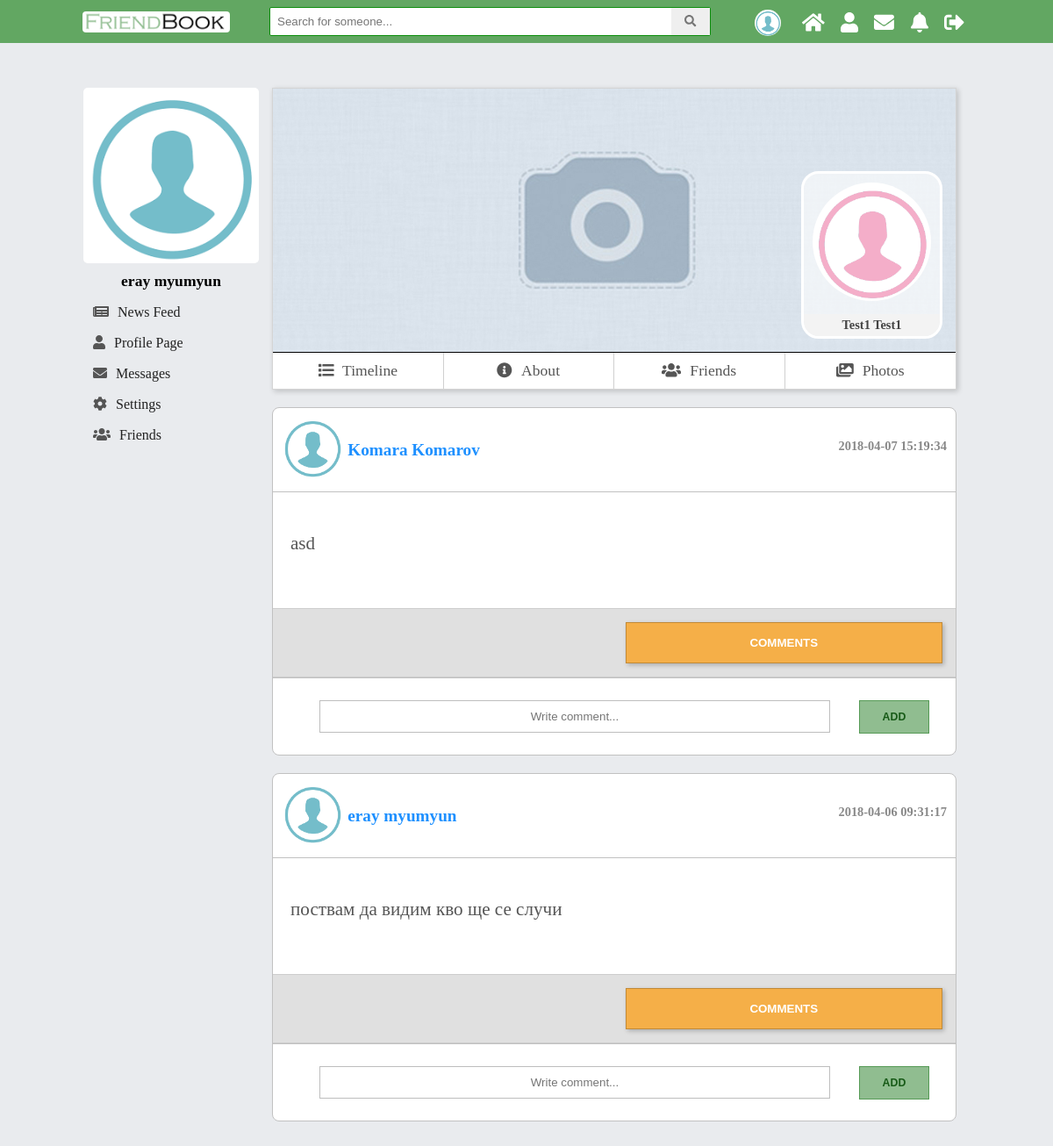
/V2.0/view/profile.php?id=7 (signed in), run on the app's committed database.
### tables this page shows
CREATE TABLE `users` (
  `id` int(11) NOT NULL,
  `first_name` varchar(45) DEFAULT NULL,
  `last_name` varchar(45) DEFAULT NULL,
  `email` varchar(100) NOT NULL,
  `password` varchar(150) NOT NULL,
  `reg_date` timestamp NOT NULL DEFAULT CURRENT_TIMESTAMP ON UPDATE CURRENT_TIMESTAMP,
  `gender` varchar(45) NOT NULL,
  `birthday` date NOT NULL,
  `relation_status` varchar(30) DEFAULT NULL,
  `profile_pic` varchar(200) NOT NULL,
  `profile_cover` varchar(200) NOT NULL,
  `description` varchar(500) DEFAULT NULL,
  `display_name` varchar(45) DEFAULT NULL,
  `country_id` int(11) DEFAULT NULL,
  `mobile_number` int(11) DEFAULT NULL,
  `www` varchar(100) DEFAULT NULL,
  `skype` varchar(50) DEFAULT NULL
);

CREATE TABLE `posts` (
  `id` int(11) NOT NULL,
  `description` text NOT NULL,
  `create_date` timestamp NOT NULL DEFAULT CURRENT_TIMESTAMP ON UPDATE CURRENT_TIMESTAMP,
  `edit_date` datetime DEFAULT NULL,
  `user_id` int(11) NOT NULL
);

### V2.0/model/users_dao.php (called while the page is built, shortened)
<?php
function getUserInfo($user_id) {
    $pdo = $GLOBALS['pdo'];
    $statement = $pdo->prepare("SELECT profile_pic, profile_cover, id, first_name, last_name
                                FROM users
                                WHERE users.id = ?
                                ");
    $statement->execute(array($user_id));
    $result = $statement->fetch(PDO::FETCH_ASSOC);
    return $result;
}

### V2.0/model/posts_dao.php (called while the page is built, shortened)
<?php
function getAllPosts() {
    $pdo = $GLOBALS['pdo'];
    $statement = $pdo->prepare("SELECT posts.id AS post_id, posts.description, posts.create_date, users.id AS user_id, users.first_name, users.last_name, users.gender ,users.profile_pic, users.profile_cover
                                FROM posts
                                JOIN users ON posts.user_id = users.id WHERE ?
                                ORDER BY posts.create_date DESC ");
    $statement->execute(array(1));
    $result = $statement->fetchAll(PDO::FETCH_ASSOC);
    return $result;
}

### V2.0/include/modules/profile_feed_posts.php (the view, shortened to what this page needs)
<div id="newsfeed">
    <?php
    $allPosts = getAllPosts();
    foreach ($allPosts as $post) {?>
        <div class="post">
            <div class="user_info">
                <div class="icon"><img src="<?php echo $post['profile_pic']; ?>" alt="icon" class="img-rounded center-block"></div>
                <div class="name"><a href="profile.php?id=<?php echo $post['user_id']?>" class="<?php echo ($post['gender'] == 'female') ? "female" : "male"?>"><?php echo $post["first_name"] . " " . $post["last_name"]; ?></a></div>
                <div class="date"><?php echo $post['create_date']; ?></div>
            </div>
            <div class="description">
                <p><?php echo $post["description"]; ?></p>
            </div>
            <div class="post_navigation">
                <div class="like-container" id="like-container<?php echo $post['post_id']?>">
                </div>
                <div class="comments-buttons">
                    <button onclick="displayComments(<?php echo $post['post_id']?>)" type="button" class="display_comments" name="button" id="comment_btn<?php echo $post['post_id']?>">COMMENTS</button>
                </div>
            </div>
            <div class="add-comment-div">
                <input type="text" placeholder="Write comment..." class="comment-textarea<?= $post['post_id'] ?>" name="comment_description">
                <button id="add<?php echo $post['post_id']?>" class="mini-btn">add</button>
            </div>
        </div>
    <?php }?>
</div>

### V2.0/view/profile.php (shortened to what this page needs)
<?php
    require_once "../include/header.php";
    require_once  "../include/mainHeader.php";
    require_once "../model/users_dao.php";
    require_once "../model/posts_dao.php";
    if(isset($_GET['id'])){
        $userIdInfo = getUserInfo(htmlentities($_GET['id']));
        $profilePic = $userIdInfo["profile_pic"];
        $profileCover = $userIdInfo["profile_cover"];
        $userName = $userIdInfo["first_name"] . " " . $userIdInfo["last_name"];
    }
    else{
        $profilePic = $_SESSION["logged"]["profile_pic"];
        $profileCover = $_SESSION["logged"]["profile_cover"];
        $allPosts = getOwnPosts($_SESSION["logged"]["id"]);
    }
?>
    <div id="left-col-grid">
        <div class="lwrap">
            <?php
            require_once  "../include/modules/leftProfileInfo.php";
            require_once  "../include/modules/leftNav.php";
            ?>
        </div>
    </div>
    <div id="content-grid">
        <div id="profileHolder">
            <div id="cover">
                <img  id="cover_img" src="<?php echo $profileCover; ?>" alt="user cover picture">
                <?php
                if(isset($_GET["id"]) && $_GET["id"] != $_SESSION["logged"]["id"]){
                    ?>
                    <div id="userPictrue">
                        <img  id="cover_img" src="<?php echo $profilePic; ?>" alt="user profile picture">
                        <div class="profile-mini-name"><?php echo $userName; ?></div>
                    </div>
                    <?php
                }
                ?>
            </div>
            <div id="profileUserNav">
                <ul>
                    <li><a href="#"><span class="nav-icon"><i class="fas fa-list nav-icon"></i></span>Timeline</a></li>
                    <li><a href="#"><span class="nav-icon"><i class="fas fa-info-circle nav-icon"></i></span>About</a></li>
                    <li><a href="friends.php"><span class="nav-icon"><i class="fas fa-users nav-icon"></i></span>Friends</a></li>
                    <li><a href="#"><span class="nav-icon"><i class="fas fa-images nav-icon"></i></span>Photos</a></li>
                </ul>
            </div>
        </div>
        <?php require_once '../include/modules/profile_feed_posts.php'; ?>
    </div>
<?php
    require_once "../include/mainFooter.php";
    require_once "../include/footer.php";
?>

### V2.0/assets/css/comment_module.css (style rules this page uses)
div.icon img { height: 70px; }
div.date { float: right; top: 25px; position: relative; font-size: 0.9rem; }
.user_info { color: #888; font-weight: bold; padding: 10px; font-size: 1.2em; border-bottom: 1px solid #c1c1c1; }
.description p { font-size: 1.1em; color: #555; }
.post_navigation { display: grid; grid-template-columns: 1fr 1fr; grid-gap: 25px; margin: 15px 0px 0; background: #e0e0e0; padding: 15px; border-top: 1px solid #cdcdcd; border-bottom: 1px solid #cdcdcd; }
.name, .icon { display: inline-block; vertical-align: middle; font-size: 1.2rem; }
.description { padding: 25px 20px; font-size: 1.2rem; }
input[type="text"] { padding: 10px; width: 80%; box-sizing: border-box; }
.comments-buttons button { background: #f5af48; color: white; font-weight: bold; font-family: arial; border: 1px solid #c18a38; transition: background 0.4s ease-in-out; cursor: pointer; }
.like-button, .dislike-button, .comments-buttons button { padding: 15px; width: 100%; box-shadow: 2px 2px 5px #0000003b; }

### V2.0/assets/css/main.css (style rules this page uses)
body { font-size: 1.1em; padding: 0; background-color: #e9ebee; margin: 0; padding-top: 50px; }
#left-col-grid { grid-area: left; }
#content-grid { grid-area: main; }
#left-col-grid { box-sizing: border-box; position: relative; width: 200px; }
#left-col-grid > *,#right-col-grid > * { position: fixed; width: inherit; }
.post { background: white; border-radius: 8px; box-sizing: border-box; margin: 20px 0; position: relative; border: 1px solid #c1c1c1; }
.mini-btn { padding: 10px 0; width: 100%; max-width: 100px; text-transform: uppercase; font-weight: bold; font-size: 0.7em; color: #175a17; margin: 0 5px; border-radius: inherit; float: right; cursor: pointer; transition: background 0.3s ease-in-out, color 0.3s ease-in-out; background: #90bd90; vertical-align: middle; border: 1px solid #569a56; }
.add-comment-div { width: 100%; text-align: center; padding: 25px; border-top: 1px solid #c1c1c1; box-sizing: border-box; }
.male { color: dodgerblue; text-decoration: none; }
div#userPictrue { position: absolute; background: #ffffff96; bottom: 15px; right: 15px; text-align: center; border-radius: 20px; overflow: hidden; border: 3px solid white; }
div#userPictrue img { max-width: 135px; border-radius: 50%; margin: 10px; }
div#cover { position: relative; height: 300px; width: 100%; overflow: hidden; }
div#profileUserNav { width: 100%; border-top: 1px solid black; }
div#profileUserNav ul { padding: 0; margin: 0; list-style: none; grid-template-columns: 1fr 1fr 1fr 1fr; display: grid; }
div#profileUserNav ul li { display: inline-block; border-right: 1px solid #d0d0d0; }
div#profileUserNav ul li a { padding: 10px 0; width: 100%; display: inline-block; text-align: center; background: #ffffff; text-decoration: none; color: #555; transition: background 0.3s ease-in-out; }
div#profileHolder { background: white; box-shadow: 2px 2px 6px #00000030; border: 1px solid #0000002b; box-sizing: border-box; }
div#profileUserNav ul li:last-child { border-right: none; }
.profile-mini-name { background: #f3f3f3; text-transform: capitalize; font-size: 0.9rem; font-weight: bold; color: #444; padding: 4px 0; box-sizing: border-box; }
.add-comment-div input { width: 85%; padding: 10px 0px; text-align: center; border: 1px solid #55555561; transition: background 0.3s ease-in-out, padding 0.4s ease-in-out; }
.add-comment-div button { width: 11%; padding: 11px 0 !important; }
.like-container { position: relative; }
span.nav-icon { margin-right: 10px; color: #555; }
div.icon img { height: 70px; }
.description p { font-size: 1.1em; color: #555; }
.post_navigation { display: grid; grid-template-columns: 1fr 1fr; grid-gap: 25px; margin: 15px 0px 0; background: #e0e0e0; padding: 15px; border-top: 1px solid #c1c1c1; border-bottom: 1px solid #c1c1c1; }
input[name="comment_description"] { padding: 10px; width: 85%; box-sizing: border-box; }

### data on the page
users: profile_cover (placeholder picture), profile_pic (placeholder picture), userName "Test1 Test1"
posts: user.profile_pic (placeholder picture), user.first_name "Komara", user.last_name "Komarov", create_date "2018-04-07 15:19:34", description "asd"
posts: user.profile_pic (placeholder picture), user.first_name "eray", user.last_name "myumyun", create_date "2018-04-06 09:31:17", description "поствам да видим кво ще се случи"

### other printed values
$_SESSION["logged"]["first_name"] "eray"
$_SESSION["logged"]["last_name"] "myumyun"
